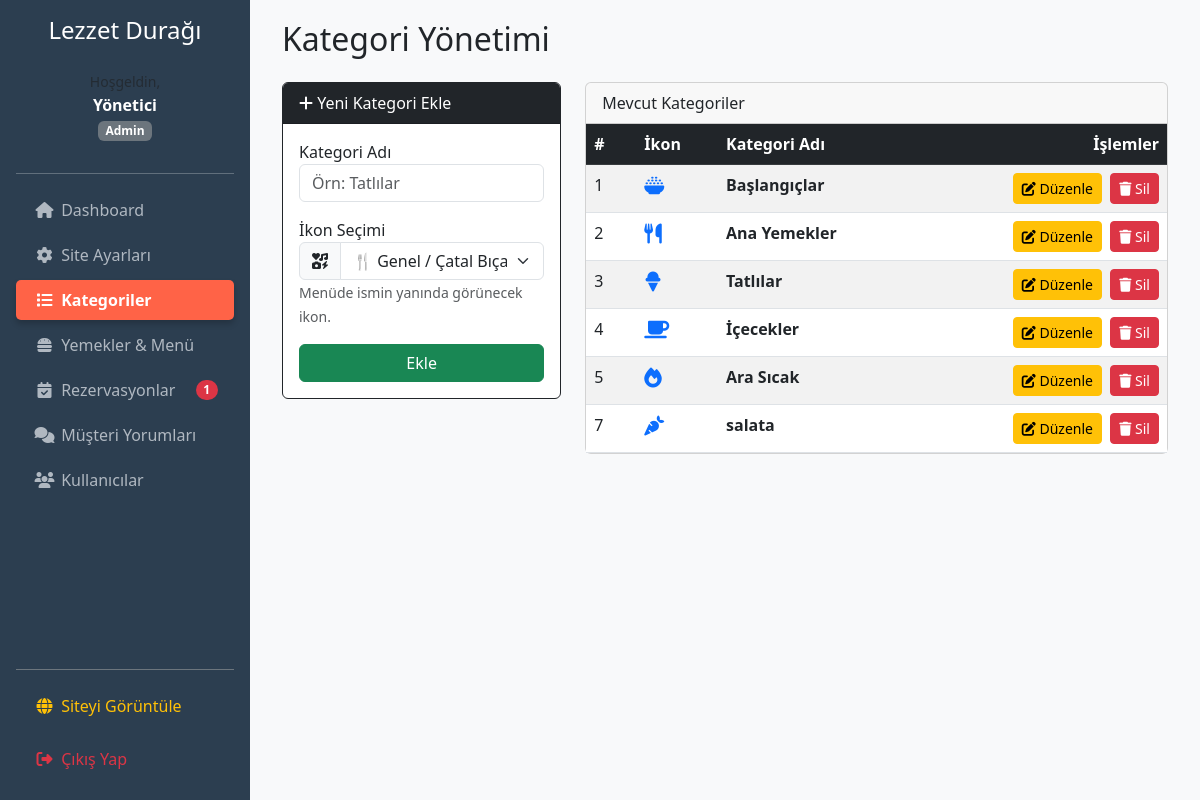
Screenshot of /admin/categories.php (signed in) with the database file from the repository.
### tables this page shows
CREATE TABLE `categories` (
  `id` int(11) NOT NULL,
  `name` varchar(100) NOT NULL,
  `icon` varchar(50) DEFAULT NULL
);

### admin/categories.php (the view, shortened to what this page needs)
<?php
require_once 'includes/header.php';
$editMode = false;
$editCategory = [];
$categories = $pdo->query("SELECT * FROM categories ORDER BY id ASC")->fetchAll(PDO::FETCH_ASSOC);
?>
<div class="container-fluid">
    <h2 class="mb-4">Kategori Yönetimi</h2>
    <div class="row">
        <div class="col-md-4">
            <div class="card border-<?= $editMode ? 'warning' : 'dark' ?>">
                <div class="card-header <?= $editMode ? 'bg-warning text-dark' : 'bg-dark text-white' ?>">
                    <?= $editMode ? '<i class="fas fa-edit"></i> Kategoriyi Düzenle' : '<i class="fas fa-plus"></i> Yeni Kategori Ekle' ?>
                </div>
                <div class="card-body">
                    <form method="POST" action="categories.php">
                        <div class="mb-3">
                            <label>Kategori Adı</label>
                            <input type="text" name="name" class="form-control"
                                   value="<?= $editMode ? $editCategory['name'] : '' ?>"
                                   placeholder="Örn: Tatlılar" required>
                        </div>
                        <div class="mb-3">
                            <label>İkon Seçimi</label>
                            <div class="input-group">
                                <span class="input-group-text"><i class="fas fa-icons"></i></span>
                                <select name="icon" class="form-select">
                                    <?php
                                    $icons = [
                                        'fa-utensils' => '🍴 Genel / Çatal Bıçak',
                                        'fa-concierge-bell' => '🛎️ Servis / Spesiyal',
                                        'fa-fire' => '🔥 Sıcak / Izgara',
                                        'fa-leaf' => '🍃 Sağlıklı / Vegan',
                                        'fa-hamburger' => '🍔 Hamburger',
                                        'fa-pizza-slice' => '🍕 Pizza',
                                        'fa-hotdog' => '🌭 Sosisli / Fast Food',
                                        'fa-drumstick-bite' => '🍗 Tavuk / Et',
                                        'fa-fish' => '🐟 Deniz Ürünleri',
                                        'fa-bread-slice' => '🍞 Ekmek / Hamur İşi',
                                        'fa-cheese' => '🧀 Peynir / Meze',
                                        'fa-bowl-rice' => '🍜 Çorba / Makarna',
                                        'fa-coffee' => '☕ Kahve',
                                        'fa-mug-hot' => '🍵 Çay / Sıcak İçecek',
                                        'fa-wine-glass' => '🍷 Şarap / Kadeh',
                                        'fa-beer' => '🍺 Bira / Soğuk İçecek',
                                        'fa-cocktail' => '🍹 Kokteyl',
                                        'fa-ice-cream' => '🍨 Dondurma / Tatlı',
                                        'fa-cookie' => '🍪 Kurabiye',
                                        'fa-birthday-cake' => '🎂 Pasta',
                                        'fa-carrot' => '🥕 Sebze / Salata',
                                        'fa-apple-alt' => '🍎 Meyve',
                                        'fa-pepper-hot' => '🌶️ Acı / Baharatlı'
                                    ];
                                    foreach($icons as $val => $label):
                                        $selected = ($editMode && $editCategory['icon'] == $val) ? 'selected' : '';
                                    ?>
                                        <option value="<?= $val ?>" <?= $selected ?>><?= $label ?></option>
                                    <?php endforeach; ?>
                                </select>
                            </div>
                            <small class="text-muted">Menüde ismin yanında görünecek ikon.</small>
                        </div>
                        <button type="submit" class="btn <?= $editMode ? 'btn-warning' : 'btn-success' ?> w-100">
                            <?= $editMode ? 'Değişiklikleri Kaydet' : 'Ekle' ?>
                        </button>
                    </form>
                </div>
            </div>
        </div>
        <div class="col-md-8">
            <div class="card">
                <div class="card-header">Mevcut Kategoriler</div>
                <div class="card-body p-0">
                    <table class="table table-striped table-hover mb-0">
                        <thead class="table-dark">
                            <tr>
                                <th style="width: 50px;">#</th>
                                <th>İkon</th>
                                <th>Kategori Adı</th>
                                <th class="text-end">İşlemler</th>
                            </tr>
                        </thead>
                        <tbody>
                            <?php foreach ($categories as $cat): ?>
                            <tr>
                                <td><?= $cat['id'] ?></td>
                                <td><i class="fas <?= $cat['icon'] ?> fa-lg text-primary"></i></td>
                                <td class="fw-bold"><?= htmlspecialchars($cat['name']) ?></td>
                                <td class="text-end">
                                    <a href="categories.php?edit=<?= $cat['id'] ?>" class="btn btn-sm btn-warning me-1">
                                        <i class="fas fa-edit"></i> Düzenle
                                    </a>
                                    <a href="categories.php?delete=<?= $cat['id'] ?>"
                                       class="btn btn-sm btn-danger"
                                       onclick="return confirm('Bu kategoriyi silmek istediğinize emin misiniz?');">
                                        <i class="fas fa-trash"></i> Sil
                                    </a>
                                </td>
                            </tr>
                            <?php endforeach; ?>
                        </tbody>
                    </table>
                </div>
            </div>
        </div>
    </div>
</div>
<?php require_once 'includes/footer.php'; ?>

### admin/includes/header.php (style rules this page uses)
body { min-height: 100vh; background: #f8f9fa; }

### rows the page displays
categories: id "1", name "Başlangıçlar"
categories: id "2", name "Ana Yemekler"
categories: id "3", name "Tatlılar"
categories: id "4", name "İçecekler"
categories: id "5", name "Ara Sıcak"
categories: id "7", name "salata"

### other values shown
$_SESSION['name'] "Yönetici"
$_SESSION['role'] "Admin"
$pendingReservationCount "1"
form field icon "🍴 Genel / Çatal Bıçak"
